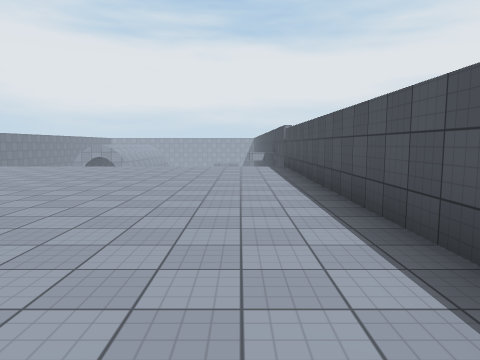
View 1 (above)

16 first-person views from a walk through a Unity game level. The camera is 1.5 m above the floor, tilts 6° down and sees 70° across. The floor is counted in squares, 2 m on a side. Each view is taken from the middle of a square. On the plan, view 1 faces up. The plan holds only what a view shows up to about 11 squares ahead; the rest is blank. The player character is not drawn. Surface patterns are stand-ins for the level's own textures.

View 2
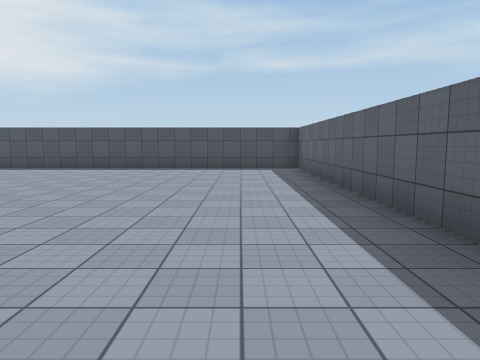

View 3
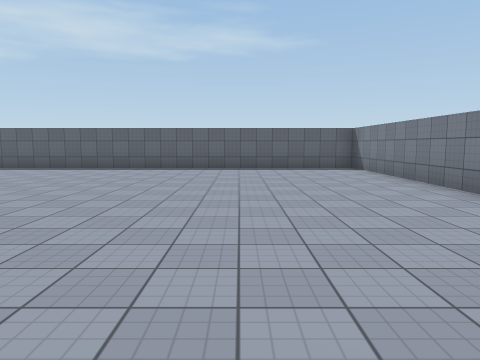

View 4
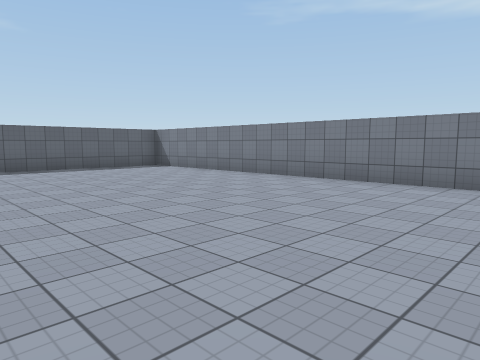

View 5
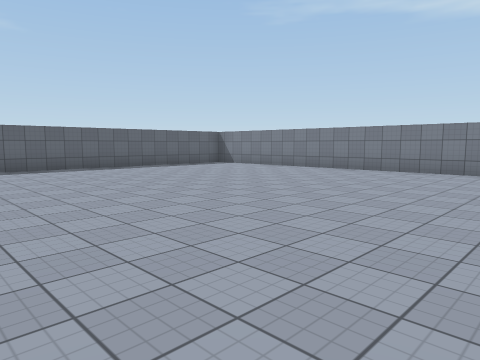

View 6
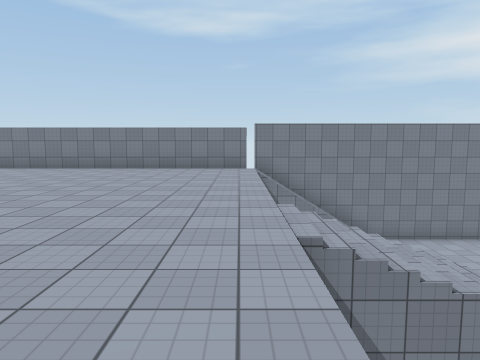

View 7
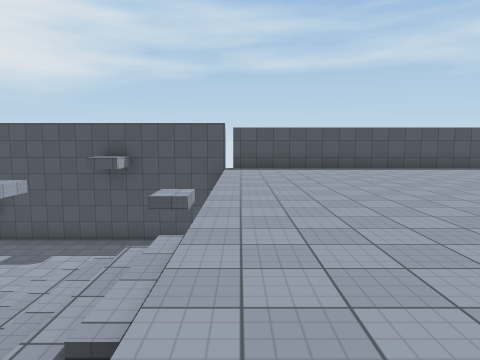

View 8
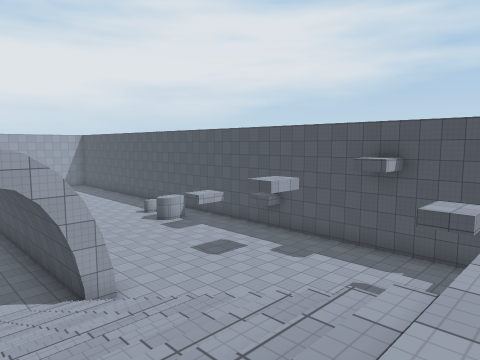

View 9
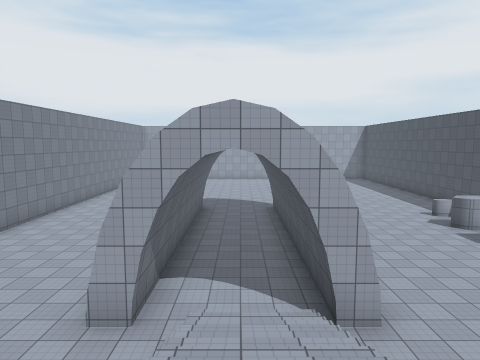

View 10
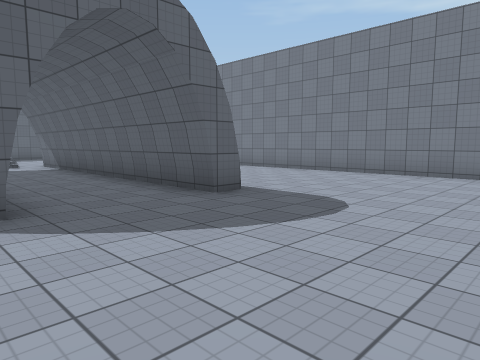

View 11
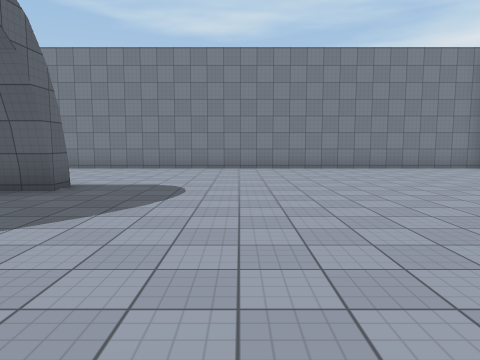

View 12
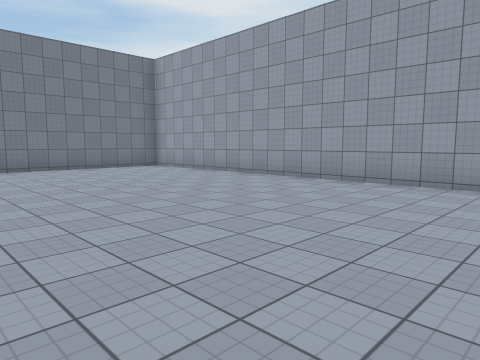

View 13
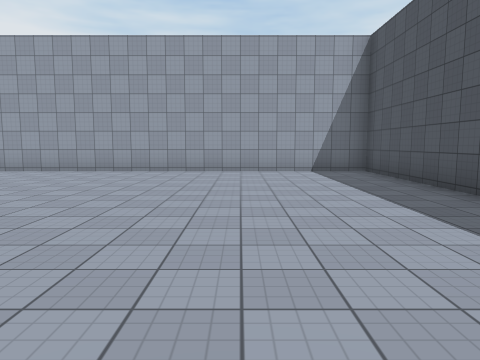

View 14
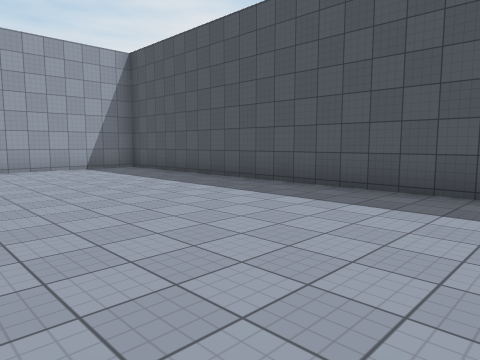

View 15
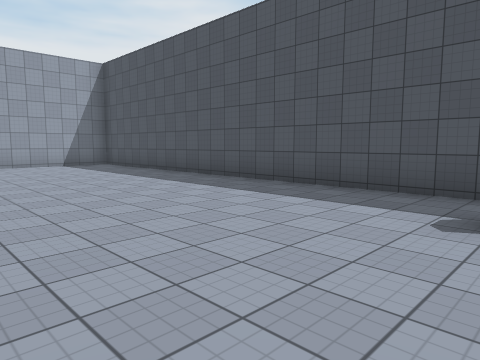

View 16
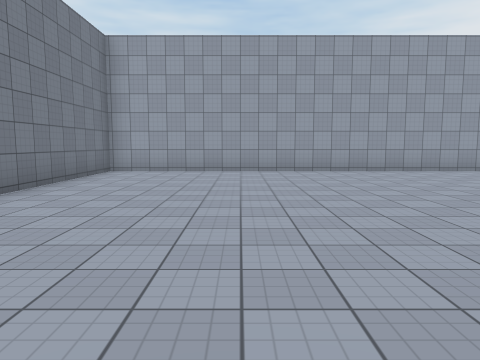

### Floor plan
Key: @ floor where view 1 was taken; # wall or solid block; x gap in a wall; . main floor; : floor 4.5 m higher than the main floor; / step, stairs or slope; = window, fence, low wall or low ledge.
Columns run from 14 left of view 1 to 2 right of it. Each row starts with its distance up from view 1.
 37 #################
 36 #...............#
 35 #...............#
 34 #...............#
 33 #...............#
 32 #...............#
 31 #...............#
 30 #...............#
 29 #...............#
 28 #...............#
 27 #...............#
 26 #.......# ......#
 25 #....#..# ....=.#
 24 #... #..# ....
 23 #... #..#  ...#
 22 #... #..# .....
 21  ....#..# ....
 20   ...#..# ...
 19 # ...#..# ....  #
 18 #....#..##......#
 17 #....../x.......#
 16 #..   .// ......#
 15 #     .//  .....#
 14 #/    .//   ....#
 13 #//   .//    ...#
 12 #//   .//       #
 11 x:::::::::::::::x
 10 #:::::::::::::::#
  9 #:::::::::::::::#
  8 #:::::::::::::::#
  7 #:::::::::::::::#
  6 #:::::::::::::::#
  5 #:::::::::::::::#
  4 #:::::::::::::::#
  3 #:::::::::::::::#
  2 #:::::::::::::::#
  1 #:::::::::::::::#
  0 #:::::::::::::@:#
 -1 #################

Where each view was taken, in squares from view 1:
view 1: 0 up, 0 right, facing up
view 2: 1 up, 9 left, facing right
view 3: 10 up, 10 left, facing down
view 4: 10 up, 7 left, facing down-left
view 5: 10 up, 4 left, facing down-left
view 6: 11 up, 3 left, facing left
view 7: 11 up, 9 left, facing right
view 8: 11 up, 8 left, facing up-right
view 9: 13 up, 7 left, facing up
view 10: 30 up, 5 left, facing down-left
view 11: 29 up, 3 left, facing left
view 12: 30 up, 3 left, facing up-left
view 13: 27 up, 2 left, facing up
view 14: 26 up, 4 left, facing up-right
view 15: 24 up, 4 left, facing up-right
view 16: 27 up, 10 left, facing up
